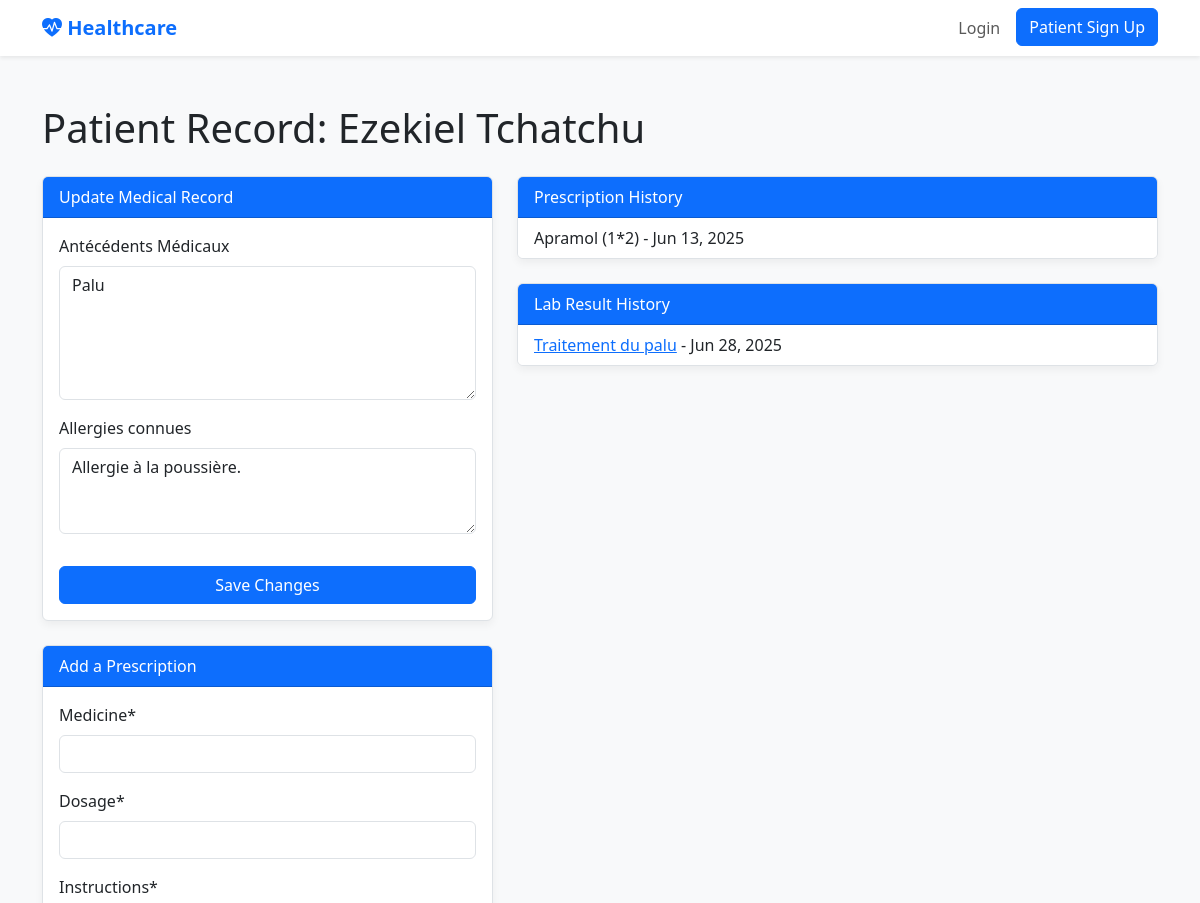
The app's page /accounts/patient/2/ (upper part), older data.
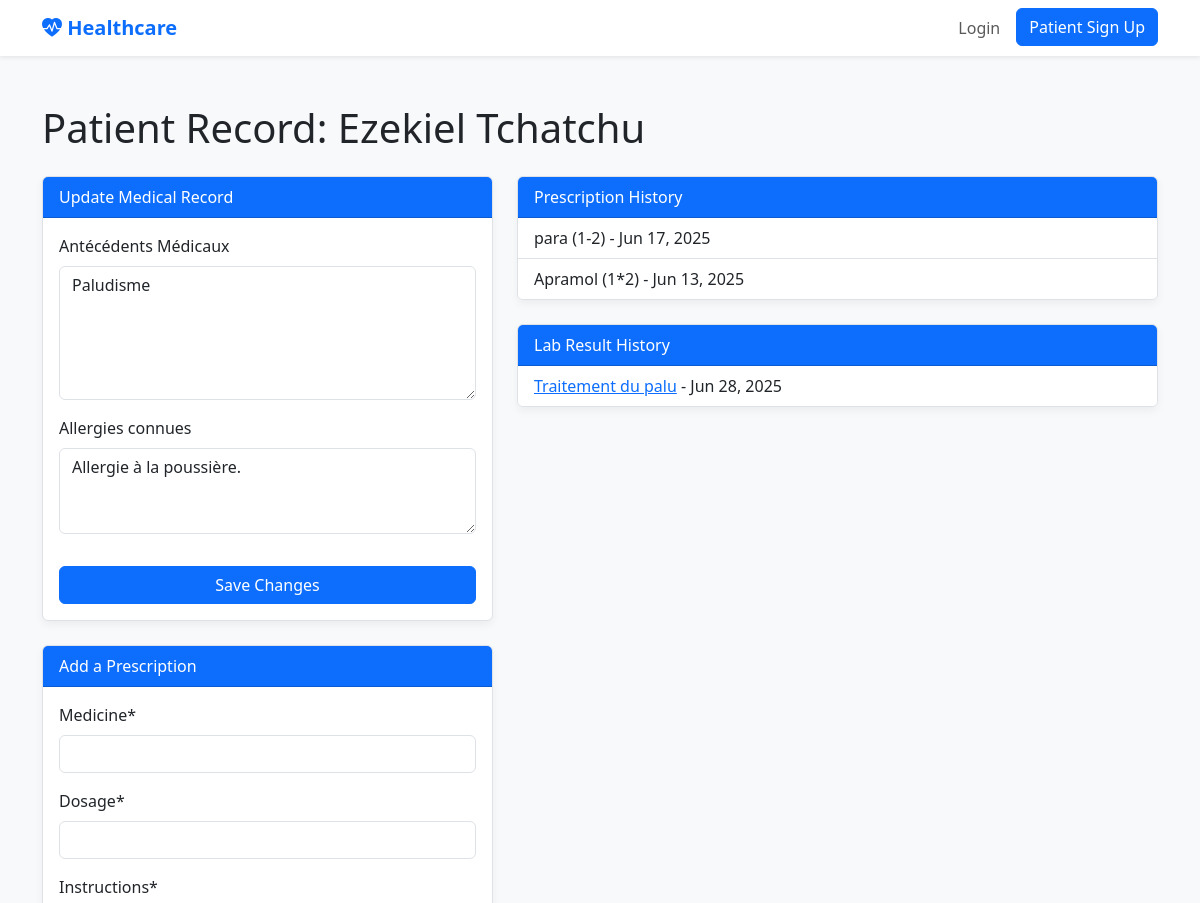
The same page, newer data.
### records/models.py (models this page shows, shortened)
class MedicalRecord(models.Model):
    patient = models.OneToOneField(settings.AUTH_USER_MODEL, on_delete=models.CASCADE, limit_choices_to={'role': 'PATIENT'})
    medical_history = models.TextField(blank=True, verbose_name="Medical History")
    allergies = models.TextField(blank=True, verbose_name="Allergies")

class Prescription(models.Model):
    patient = models.ForeignKey(settings.AUTH_USER_MODEL, on_delete=models.CASCADE, related_name='prescriptions', limit_choices_to={'role': 'PATIENT'})
    doctor = models.ForeignKey(settings.AUTH_USER_MODEL, on_delete=models.CASCADE, related_name='issued_prescriptions', limit_choices_to={'role': 'DOCTOR'})
    appointment = models.ForeignKey(Appointment, on_delete=models.SET_NULL, null=True, blank=True)
    medication_name = models.CharField(max_length=200, verbose_name="Medicine")
    dosage = models.CharField(max_length=100, verbose_name="Dosage")
    instructions = models.TextField(verbose_name="Instructions")
    created_at = models.DateTimeField(auto_now_add=True)
    class Meta:
        ordering = ['-created_at']

class LabResult(models.Model):
    patient = models.ForeignKey(settings.AUTH_USER_MODEL, on_delete=models.CASCADE, related_name='lab_results', limit_choices_to={'role': 'PATIENT'})
    doctor = models.ForeignKey(settings.AUTH_USER_MODEL, on_delete=models.CASCADE, related_name='issued_lab_results', limit_choices_to={'role': 'DOCTOR'})
    title = models.CharField(max_length=200, verbose_name="Title of the analysis")
    result_date = models.DateField(verbose_name="Result date")
    attachment = models.FileField(upload_to='lab_results/%Y/%m/%d/', verbose_name="Fichier joint")
    notes = models.TextField(blank=True, verbose_name="Doctor's Notes")
    created_at = models.DateTimeField(auto_now_add=True)
    class Meta:
        ordering = ['-result_date']

### users/views.py (the view, shortened to what this page needs)
# urls.py: path('patient/<int:pk>/', views.patient_profile_view_for_doctor, name='patient_profile'),
def patient_profile_view_for_doctor(request, pk):
    patient = get_object_or_404(User, pk=pk, role='PATIENT')
    medical_record, created = MedicalRecord.objects.get_or_create(patient=patient)
    record_form = MedicalRecordForm(instance=medical_record)
    prescription_form = PrescriptionForm(patient_id=patient.pk)
    lab_result_form = LabResultForm()
    prescriptions = Prescription.objects.filter(patient=patient)
    lab_results = LabResult.objects.filter(patient=patient)
    context = {
        'patient': patient,
        'prescriptions': prescriptions,
        'lab_results': lab_results,
        'record_form': record_form,
        'prescription_form': prescription_form,
        'lab_result_form': lab_result_form,
    }
    return render(request, 'users/patient_profile_for_doctor.html', context)

### records/forms.py
class MedicalRecordForm(forms.ModelForm):
    class Meta:
        model = MedicalRecord
        fields = ['medical_history', 'allergies']
        labels = {
            'medical_history': "Antécédents Médicaux",
            'allergies': "Allergies connues",
        }
        widgets = {
            'medical_history': forms.Textarea(attrs={'rows': 5}),
            'allergies': forms.Textarea(attrs={'rows': 3}),
        }

class PrescriptionForm(forms.ModelForm):
    class Meta:
        model = Prescription
        fields = ['medication_name', 'dosage', 'instructions', 'appointment']
    def __init__(self, *args, **kwargs):
        patient_id = kwargs.pop('patient_id', None)
        super().__init__(*args, **kwargs)
        if patient_id:
            self.fields['appointment'].queryset = Appointment.objects.filter(patient_id=patient_id)

### appointments/models.py (called while the page is built)
    def __str__(self):
        return f"RDV de {self.patient.first_name} avec Dr. {self.doctor.last_name} le {self.appointment_date.strftime('%d/%m/%Y %H:%M')}"

### users/templates/users/patient_profile_for_doctor.html (shortened to what this page needs)
{% extends 'base.html' %}
{% load crispy_forms_tags %}
{% block content %}
<h1 class="mb-4">Patient Record: {{ patient.get_full_name }}</h1>
<div class="row g-4">
    <div class="col-md-5">
        <div class="card mb-4">
            <div class="card-header">Update Medical Record</div>
            <div class="card-body">
                <form method="post">
                    {{ record_form|crispy }}
                    <button type="submit" name="update_record" class="btn btn-primary mt-3 w-100">Save Changes</button>
                </form>
            </div>
        </div>
        <div class="card mb-4">
            <div class="card-header">Add a Prescription</div>
            <div class="card-body">
                <form method="post">
                    {{ prescription_form|crispy }}
                </form>
            </div>
        </div>
    </div>
    <div class="col-md-7">
        <div class="card mb-4">
             <div class="card-header">Prescription History</div>
             <ul class="list-group list-group-flush">
                {% for pres in prescriptions %}
                    <li class="list-group-item">{{ pres.medication_name }} ({{ pres.dosage }}) - {{ pres.created_at|date:"M d, Y" }}</li>
                {% empty %}
                    <li class="list-group-item text-muted">No prescriptions.</li>
                {% endfor %}
             </ul>
        </div>
        <div class="card">
             <div class="card-header">Lab Result History</div>
             <ul class="list-group list-group-flush">
                {% for result in lab_results %}
                    <li class="list-group-item">
                        <a href="{{ result.attachment.url }}" target="_blank">{{ result.title }}</a> - {{ result.result_date|date:"M d, Y" }}
                    </li>
                {% empty %}
                    <li class="list-group-item text-muted">No lab results.</li>
                {% endfor %}
             </ul>
        </div>
    </div>
</div>
{% endblock %}

Row changes from the older to the newer data that the page shows:
changed MedicalRecord "Allergie à la poussière.": medical_history "Palu" → "Paludisme"
added Prescription: medication_name "para", dosage "1-2", created_at "Jun 17, 2025"
